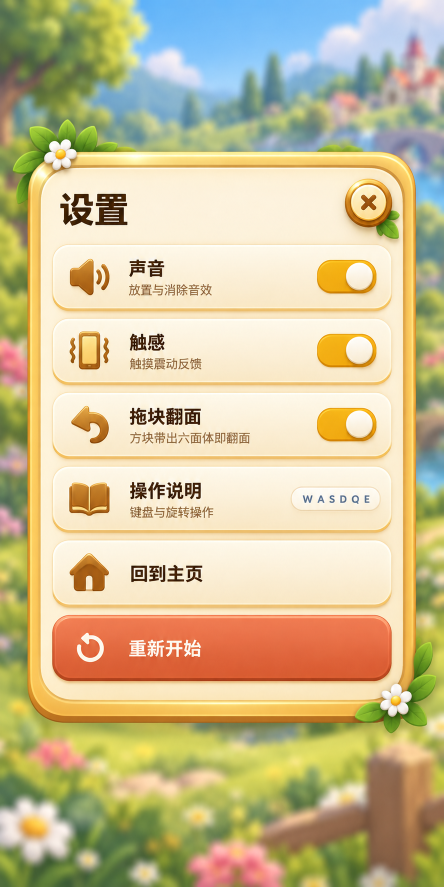
#> input picture temp/ui-redesign-handoff-20260929/references/settings.png, 887 x 1774 px (shown at 1/2 size)
$ python ui-skin-settings-face.py
#> lines starting #> are read from the running program, lines starting #| are printed output that depends on the picture; after the words box and inside, x2 and y2 are one past the last pixel; in counts of white or black regions, pixels touching at a corner belong together
"""Repair the settings card's inner face (handoff `JEFFY_DISPLAY_FIXES.md` §5).

The pack built `settings-modal.png` by replacing the concept's interior with a per-row colour
sampled from an 8px-wide strip at window x 32..40. That strip is inside the frame's own gold
band wherever the band is thick — which is exactly at the top and at the bottom of the card — so
the interior came out with a **gold stripe across the top** (rows ~47..66) and a **gold band plus
a broken inner corner at the bottom** (rows ~1065..1100). The fill's own rectangle also left hard
horizontal edges at y=47 / y=1099 and the pack's block mirroring left one at y=56.

This tool does not re-cut or repaint anything: it re-derives the face colour **per row** from the
approved concept (the concept's face pixels are identical to the deployed ones wherever the pack
did not touch them — verified row by row), takes the row's *dominant* colour so baked-in labels,
row plates and the red Restart button cannot win, interpolates the rows where content does
dominate, smooths the result vertically so the concept's own row plates cannot print faint
stripes into the new face, and composites it back through a feathered inner-face mask. The gold
band is never touched: the fill mask is inset past it.

Usage:
    python tools/ui-skin-settings-face.py           # report only
    python tools/ui-skin-settings-face.py --write   # repair the deployed PNG in place
    python tools/ui-skin-settings-face.py --proof   # dump before/after zooms of both seams
"""

from __future__ import annotations

import argparse
import statistics
import sys
from pathlib import Path

from PIL import Image, ImageDraw, ImageFilter

ROOT = Path(__file__).resolve().parent.parent
PACK = ROOT / "temp" / "ui-redesign-handoff-20260929"
CONCEPT = PACK / "references" / "settings.png"
DEPLOYED = ROOT / "public" / "art" / "ui-redesign" / "panels" / "settings-modal.png"
PROOF = ROOT / ".tmp" / "ui-skin-settings-face-proof.png"

X0, Y0 = 55, 302                 # the pack's frame window inside the concept
SIZE = (776, 1148)

# Measured insets of the inner face inside that window (top, left, right, bottom), and the mask
# that is actually filled — inset a little further so no band pixel can be overwritten.
FACE = (35, 28, 28, 49)
FILL = (42, 32, 32, 50)
FILL_RADIUS = 40
FEATHER = 1.6

FACE_RADIUS = 40                 # the face's own rounded corners
EDGE_SKIP = 6                    # keep the sampled span off the anti-aliased face edge
SMOOTH = 9                       # moving-average window along the vertical gradient


def is_face(p) -> bool:
    """Cream face, as opposed to the frame's gold band (low blue) or the concept's red button."""
    r, g, b = p
    return b >= 170 and max(r, g, b) - min(r, g, b) <= 70 and min(r, g, b) >= 150


def face_bounds(y: int) -> tuple[int, int]:
    """The face's column range on row `y`, from the measured insets and corner radius.

    A fixed sample column cannot work here: the face starts below a ~35px band at the top of the
    card but after a ~28px one at the sides, so one column is inside the gold band for some rows
    and inside the face for others — which is exactly the pack's bug (it sampled window x 32..40
    and printed the band's gold across the top and bottom of the card).
    """
    top, left, right, bottom = FACE
    x0, x1 = left, SIZE[0] - 1 - right
    for arc_y, corner_x, sign in ((top + FACE_RADIUS, x0, +1),
                                  (SIZE[1] - 1 - bottom - FACE_RADIUS, x1, -1)):
        if (y < arc_y) if sign > 0 else (y > arc_y):
            dy = abs(arc_y - y)
            if dy < FACE_RADIUS:
                inset = FACE_RADIUS - (FACE_RADIUS ** 2 - dy ** 2) ** 0.5
                return (round(x0 + inset) + EDGE_SKIP, x1 - EDGE_SKIP) if sign > 0 \
                    else (x0 + EDGE_SKIP, round(x1 - inset) - EDGE_SKIP)
    return x0 + EDGE_SKIP, x1 - EDGE_SKIP


def row_colours(concept: Image.Image):
    """Per-row face colour: the row's median across the face, so baked content cannot win.

    The concept's face is identical to the deployed one wherever the pack did not touch it, so it
    is safe to read the face from it — and its top inner shadow survives, because a *median across
    the whole face* is the face colour even on rows the concept's own controls cross.
    """
    px = concept.load()
    rows: dict[int, tuple[int, int, int]] = {}
    suspect: list[int] = []
    for y in range(SIZE[1]):
        x0, x1 = face_bounds(y)
        if x1 - x0 < 40:
            suspect.append(y)
            continue
        band = [px[X0 + x, Y0 + y] for x in range(x0, x1)]
        med = tuple(int(statistics.median([v[i] for v in band])) for i in range(3))
        if is_face(med):
            rows[y] = med
        else:
            suspect.append(y)

    good = sorted(rows)
    for y in suspect:                # rows where baked content owns the whole face (red button)
        below = [g for g in good if g < y]
        above = [g for g in good if g > y]
        if not below:
            rows[y] = rows[above[0]]
        elif not above:
            rows[y] = rows[below[-1]]
        else:
            lo, hi = below[-1], above[0]
            t = (y - lo) / (hi - lo)
            rows[y] = tuple(round(rows[lo][i] * (1 - t) + rows[hi][i] * t) for i in range(3))

    ys = sorted(rows)
    med = {y: tuple(int(statistics.median([rows[min(max(y + d, ys[0]), ys[-1])][i]
                                           for d in range(-3, 4)])) for i in range(3)) for y in ys}
    half = SMOOTH // 2
    smoothed = {y: tuple(round(sum(med[min(max(y + d, ys[0]), ys[-1])][i]
                                    for d in range(-half, half + 1)) / (2 * half + 1))
                          for i in range(3)) for y in ys}
    return smoothed, suspect


def face_mask(size, insets, radius, feather):
    k = 3
    top, left, right, bottom = insets
    m = Image.new("L", (size[0] * k, size[1] * k), 0)
    ImageDraw.Draw(m).rounded_rectangle(
        (left * k, top * k, (size[0] - 1 - right) * k, (size[1] - 1 - bottom) * k),
        radius=radius * k, fill=255)
    m = m.resize(size, Image.LANCZOS)
    return m.filter(ImageFilter.GaussianBlur(feather))


# The pack also pasted `mirror(crop((w-155, 0, w, 56)))` at (0, 0) to take the concept's daisy off
# the card's top-left corner. That patch is a hard 155x56 rectangle: it leaves a one-column
# luminance step at x=155 (measured +15 on the top band, while neighbouring columns move <0.3) and
# a one-row step at y=56. Both are spread into a ramp here — no pixel is invented, the two sides'
# own lighting is interpolated across the joint, which is what the handoff's §5 asks for when it
# says not to leave a whole-block mirror joint behind.
SEAM_VERTICAL = (155, 0, 56)     # x, y0, y1
SEAM_PAD = 10
SEAM_MIN_LUM = 2.0               # only feather a joint that is a real step, never a gradient


def feather_seam(im: Image.Image, x: int, y0: int, y1: int, pad: int = SEAM_PAD) -> tuple[int, float]:
    """Blend a vertical 1px joint at `x` into a `2*pad`-wide ramp; report rows touched + step."""
    px = im.load()
    touched = 0
    worst = 0.0
    for y in range(y0, y1):
        lft, rgt = px[x - pad - 1, y], px[x + pad, y]
        if lft[3] == 0 or rgt[3] == 0:
            continue
        worst = max(worst, abs(sum(lft[:3]) - sum(rgt[:3])) / 3)
        for d in range(-pad, pad + 1):
            t = (d + pad) / (2 * pad)
            a = px[x + d, y]
            if a[3] == 0:
                continue
            px[x + d, y] = tuple(round(lft[i] * (1 - t) + rgt[i] * t) for i in range(3)) + (a[3],)
            touched += 1
    return touched, worst


def main() -> int:
    ap = argparse.ArgumentParser()
    ap.add_argument("--write", action="store_true")
    ap.add_argument("--proof", action="store_true")
    args = ap.parse_args()

    concept = Image.open(CONCEPT).convert("RGB")
#> concept is the input picture: PIL image 887x1774 RGB; mean R, G, B 204.4, 191.1, 148.7
    deployed = Image.open(DEPLOYED).convert("RGBA")
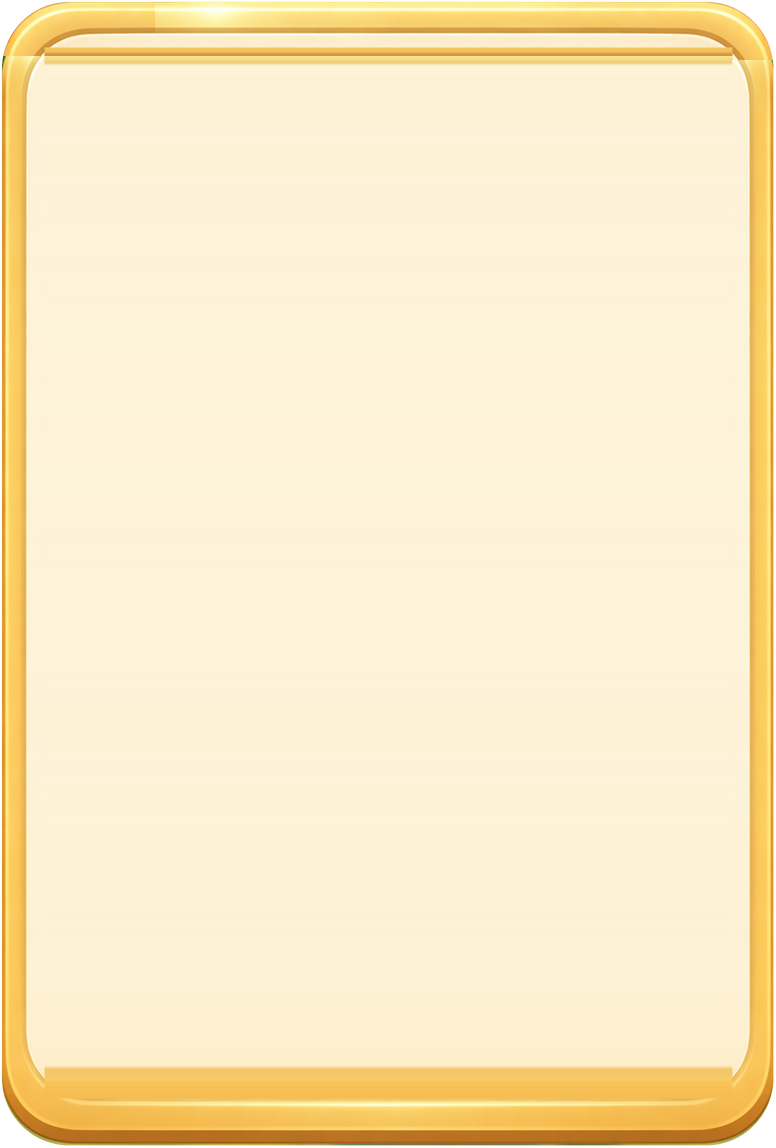
#> input picture temp/ui-redesign-handoff-20260929/assets/panels/settings-modal.png, 776 x 1148 px, found by its file name
#> deployed is the input picture: PIL image 776x1148 RGBA; mean R, G, B, A 250.2, 232.9, 193.7, 251.3
    if deployed.size != SIZE:
        print(f"unexpected deployed size {deployed.size}, expected {SIZE}")
        return 1

    colours, missed = row_colours(concept)
#> the loop in row_colours, `for y in range(SIZE[1]):` made 1148 passes
#> (r in is_face, g in is_face, b in is_face) on passes 1 to 3: (136, 161, 117), (193, 180, 109), (249, 230, 130)
#> after the loop in row_colours, `for y in range(SIZE[1]):`: rows = 882 items; suspect = 266 values from 0 to 1147
#> in row_colours, `good = sorted(rows)`: good = 882 values from 8 to 1096
#> the loop in row_colours, `for y in suspect:` made 266 passes
#> (y, lo, hi, t) on passes 9 to 20: (11, 10, 33, 0.0435), (12, 10, 33, 0.087), (13, 10, 33, 0.13), (14, 10, 33, 0.174), (15, 10, 33, 0.217), (16, 10, 33, 0.261), (17, 10, 33, 0.304), (18, 10, 33, 0.348), (19, 10, 33, 0.391), (20, 10, 33, 0.435), (21, 10, 33, 0.478), (22, 10, 33, 0.522)
#> (lo, hi, t) on passes 61 to 66: (757, 767, 0.3), (757, 767, 0.4), (757, 767, 0.5), (757, 767, 0.6), (757, 767, 0.7), (757, 767, 0.8)
#> after the loop in row_colours, `for y in suspect:`: rows = 1148 items
#> in row_colours, `ys = sorted(rows)`: ys = 1148 values from 0 to 1147
#> in row_colours, `med = {y: tuple(int(statistics.median([rows[min(max(y + d, ys[0]), ys[..`: med = 1148 items
#> colours = 1148 items; missed = 266 values from 0 to 1147
    print(f"rows sampled just inside the face : {len(colours) - len(missed)}")
#| rows sampled just inside the face : 882
    print(f"rows with no reachable face edge  : {len(missed)}")
#| rows with no reachable face edge  : 266

    face = Image.new("RGBA", SIZE, (0, 0, 0, 0))
#> face: PIL image 776x1148 RGBA; every value is 0
    fp = face.load()
    for y, c in colours.items():
        for x in range(SIZE[0]):
            fp[x, y] = (c[0], c[1], c[2], 255)
#> this loop made 1148 passes
#> c on passes 1 to 3: (254, 251, 200), (254, 251, 200), (254, 251, 200)

    fixed = Image.composite(face, deployed, face_mask(SIZE, FILL, FILL_RADIUS, FEATHER))
#> in face_mask, `m = Image.new("L", (size[0] * k, size[1] * k), 0)`: m: PIL image 2328x3444 L; every value is 0
#> in face_mask, `ImageDraw.Draw(m).rounded_rectangle( (left * k, top * k, (size[0] - 1 ..`:
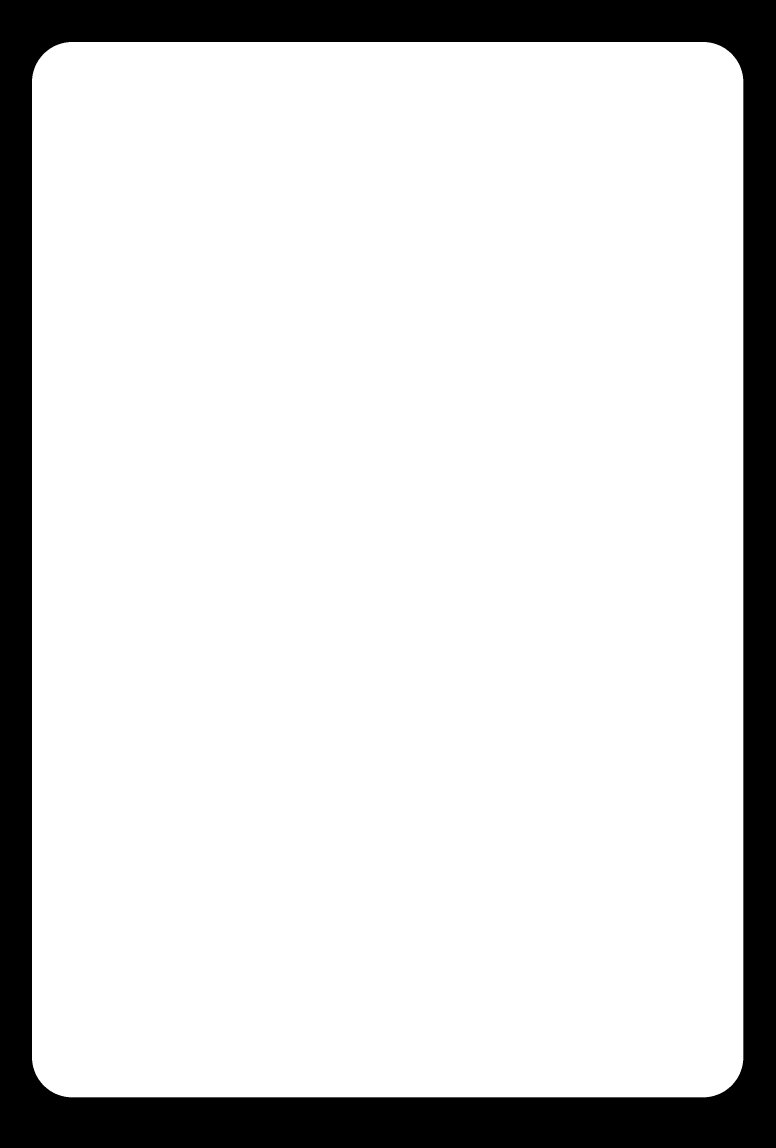
#> m: PIL image 2328x3444 L (shown at 1/3 size); 84.1% white; 1 black region, box (x1, y1, x2, y2) and area: (0, 0, 2328, 3444) 1273888
#> in face_mask, `m = m.resize(size, Image.LANCZOS)`:
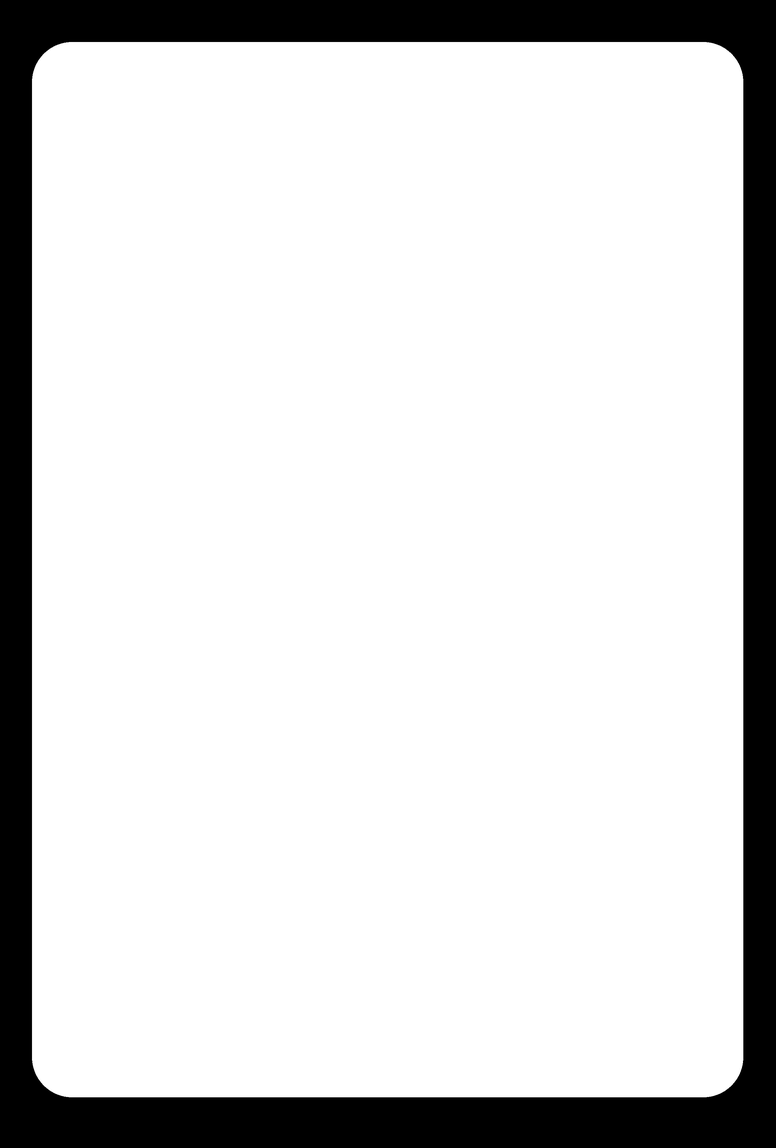
#> m: PIL image 776x1148 L; min 0, max 255, mean 214.5
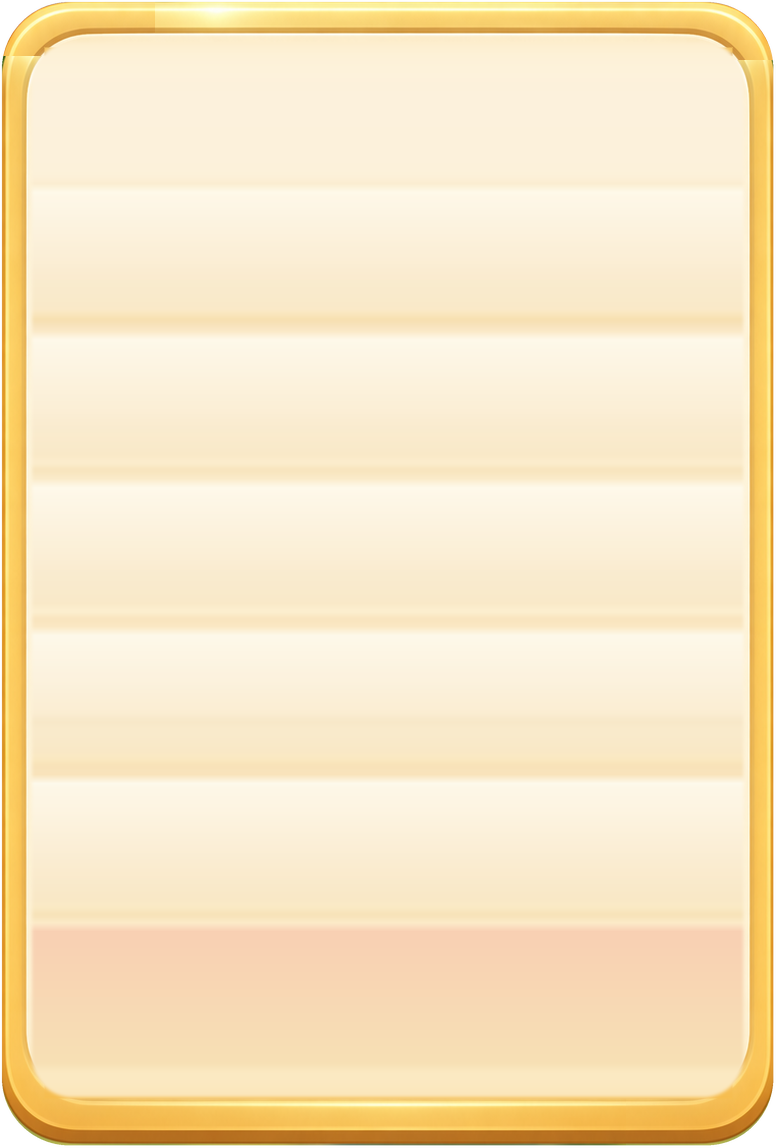
#> fixed: PIL image 776x1148 RGBA; mean R, G, B, A 248, 228.9, 192, 251.3; transparent parts drawn white
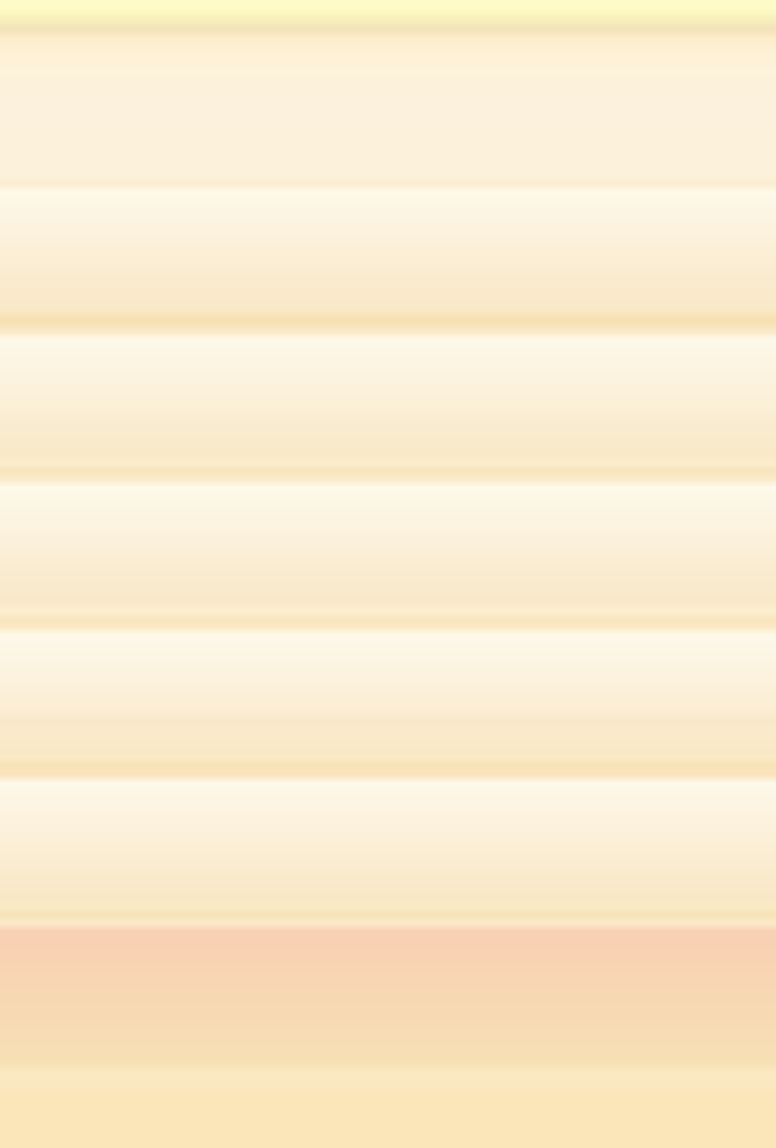
#> face: PIL image 776x1148 RGBA; mean R, G, B, A 250.6, 235.3, 206.5, 255

    sx, sy0, sy1 = SEAM_VERTICAL
    touched, step = feather_seam(fixed, sx, sy0, sy1)
#> the loop in feather_seam, `for y in range(y0, y1):` made 56 passes
#> (lft, rgt) on pass 1: ((115, 146, 36, 0), (88, 135, 23, 0))
#> (lft, rgt, worst) on pass 2: ((174, 165, 57, 16), (140, 148, 39, 16), 23)
    print(f"mirror joint at x={sx}: step {step:.1f} lum over y {sy0}..{sy1} "
          f"-> ramp across {2 * SEAM_PAD}px ({touched}px blended)")
#| mirror joint at x=155: step 23.7 lum over y 0..56 -> ramp across 20px (1155px blended)

    print("seam rows, x=388 (deployed -> repaired), concept reference")
    dp, npx = deployed.load(), fixed.load()
    cp = concept.load()
    for y in list(range(36, 76, 4)) + list(range(1056, 1112, 6)):
        print(f"  y={y:4d}  {dp[388, y][:3]} -> {npx[388, y][:3]}   concept {cp[X0 + 388, Y0 + y]}")
#> this loop made 20 passes
#|   y=  36  (253, 238, 205) -> (253, 238, 205)   concept (253, 238, 205)
#|   y=  40  (253, 237, 202) -> (253, 237, 202)   concept (253, 237, 202)
#|   y=  44  (253, 238, 206) -> (253, 238, 207)   concept (253, 238, 206)
#|   y=  48  (245, 195, 96) -> (253, 240, 210)   concept (253, 239, 210)
#|   y=  52  (231, 178, 82) -> (253, 240, 213)   concept (253, 240, 213)
#|   y=  56  (249, 226, 144) -> (253, 241, 215)   concept (252, 240, 214)
#|   y=  60  (240, 213, 124) -> (253, 241, 216)   concept (252, 241, 216)
#|   y=  64  (243, 229, 184) -> (253, 242, 217)   concept (252, 240, 217)
#> (further printed lines are left out)

    worst = 0
    for y, c in colours.items():
        d = max(abs(c[i] - cp[X0 + 200, Y0 + y][i]) for i in range(3))
        worst = max(worst, d)
    print(f"max |repaired row colour - concept at x=200| : {worst} (row plates / labels live there)")
#| max |repaired row colour - concept at x=200| : 165 (row plates / labels live there)

    if args.write:
        fixed.save(DEPLOYED, optimize=True)
        print(f"wrote {DEPLOYED.relative_to(ROOT)}")
    else:
        print("report only — pass --write to repair the file")

    if args.proof:
        bands = [(0, 110), (1030, 1148)]
        sheets = []
        for y0, y1 in bands:
            for tag, im in (("dep", deployed), ("fix", fixed)):
                c = im.crop((300, y0, 776, y1))
                c = c.resize((c.width, c.height * 2), Image.LANCZOS)
                sheets.append((f"{tag} y{y0}-{y1}", c))
        W = max(s.width for _, s in sheets) + 20
        H = sum(s.height + 30 for _, s in sheets)
        out = Image.new("RGB", (W, H), (250, 250, 252))
        d = ImageDraw.Draw(out)
        y = 6
        for tag, s in sheets:
            d.text((10, y), tag, fill=(20, 25, 35))
            out.paste(s, (10, y + 14))
            y += s.height + 30
        PROOF.parent.mkdir(parents=True, exist_ok=True)
        out.save(PROOF)
        print(f"proof: {PROOF}")
    return 0


if __name__ == "__main__":
    sys.exit(main())
#> (the program exits here)
